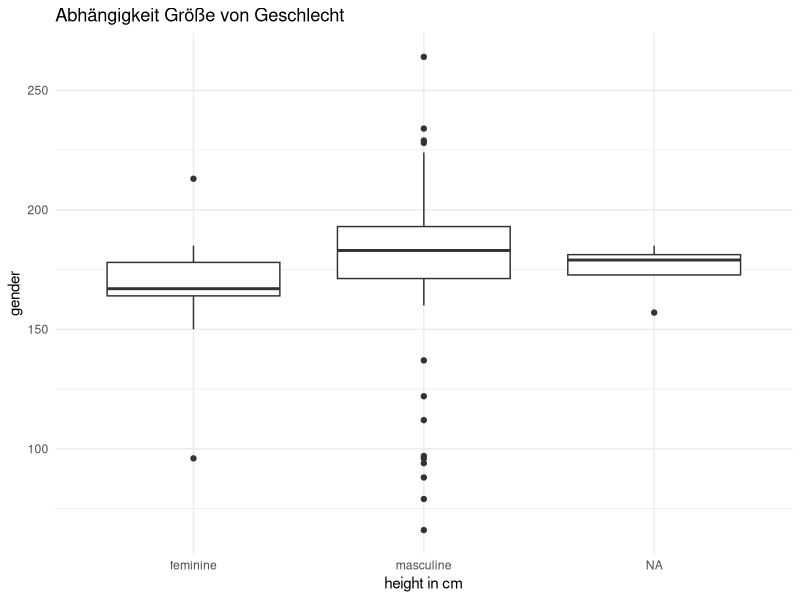
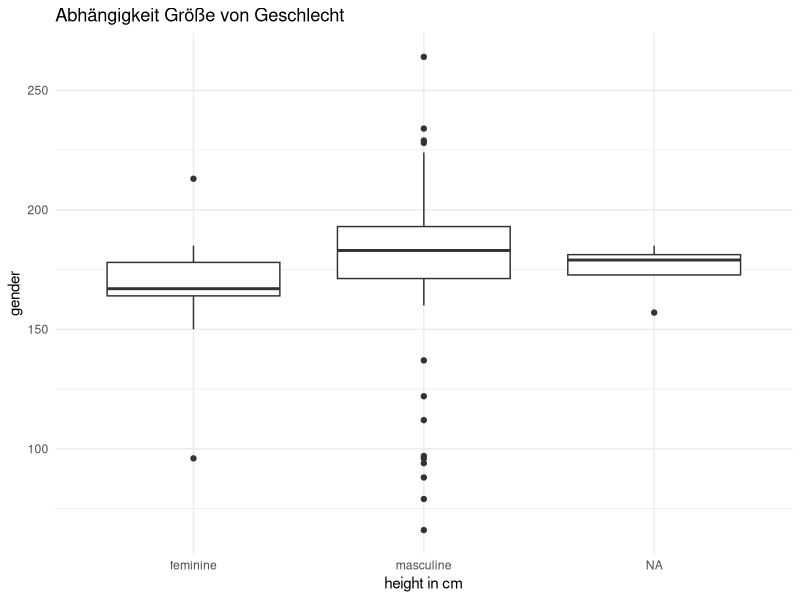
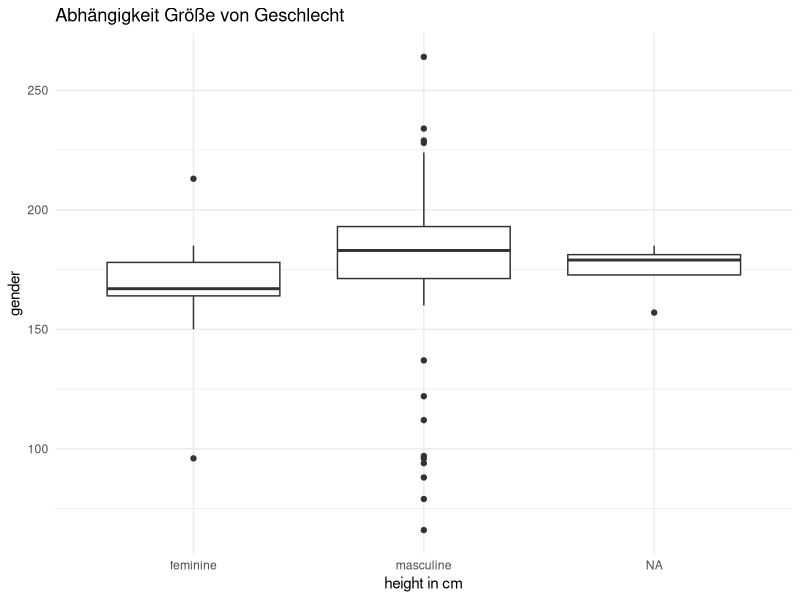

Source code (R) for these figures, in order:
# Bibliotheken laden

library(tidyverse)
library(psych)

# Liste alle Verfügbaren Datensätze
data()


data(starwars)
starwars
library(ggplot2)

ggplot(data = starwars) +
  aes(x = gender, y = height) +
  geom_boxplot(fill = "#ffffff") +
  labs(title = "Abhängigkeit Größe von Geschlecht",
    x = "height in cm",
    y = "gender") +
  theme_minimal()
ggplot(data = starwars) +
  aes(x = gender, y = height) +
  geom_boxplot(fill = "#ffffff") +
  labs(title = "Abhängigkeit Größe von Geschlecht",
    x = "height in cm",
    y = "gender") +
  theme_minimal()

ggsave("leblancniessenboxplot.pdf", width = 29.7, height = 21.0, units = "cm")

